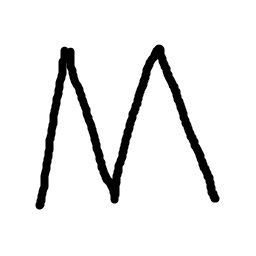
#> input picture swarmBots/M.jpg, 256 x 256 px
$ python file1.py   (Python 2 division)   (older library calls are emulated)
#> lines starting #> are read from the running program, lines starting #| are printed output that depends on the picture; after the words box and inside, x2 and y2 are one past the last pixel; in counts of white or black regions, pixels touching at a corner belong together
from PIL import Image

img  = Image.open('M.jpg')
#> img is the input picture: PIL image 256x256 RGB; min 0, max 255, mean 234.7
img = img.resize((64,64),Image.ANTIALIAS)
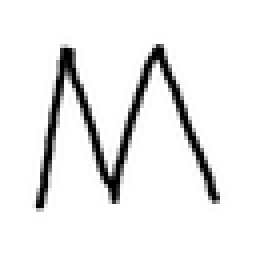
#> img: PIL image 64x64 RGB (shown 4 times larger); min 0, max 255, mean 234.7
pix = img.load()
size = img.size
#> size = (64, 64)
print size
#| (64, 64)
for i in range(size[0]):
	for j in range(size[1]):
		if sum(pix[j,i])>100:
			pix[j,i] = (255,255,255)
			print "-",
		else:
			pix[j,i] = (0,0,0)
			print "0",
	print ""
img.save("outpic.jpg")
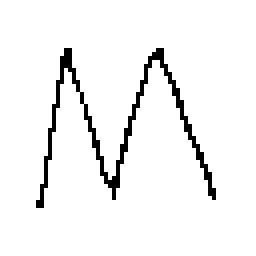
#> saved as outpic.jpg: PIL image 64x64 RGB (shown 4 times larger); 95% white; black in thin lines or dots, all inside (x1, y1, x2, y2) = (9, 12, 54, 52)

$ run again, with swarmBots/P.jpg copied over swarmBots/M.jpg
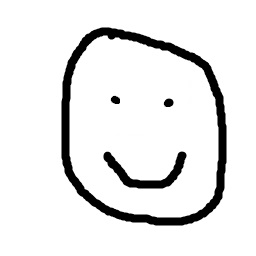
#> input picture swarmBots/P.jpg, 256 x 256 px
#> img is the input picture: PIL image 256x256 RGB; min 0, max 255, mean 232.3
#> `img = img.resize((64,64),Image.ANTIALIAS)`:
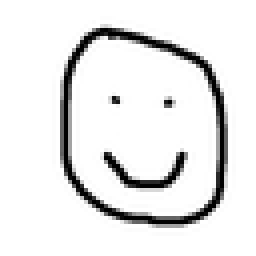
#> img: PIL image 64x64 RGB (shown 4 times larger); min 0, max 255, mean 232.2
#| (64, 64)
#> `img.save("outpic.jpg")`:
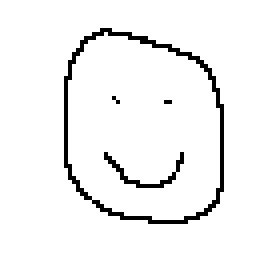
#> saved as outpic.jpg: PIL image 64x64 RGB (shown 4 times larger); 94.8% white; black in thin lines or dots, all inside (x1, y1, x2, y2) = (16, 7, 56, 56)

$ run again, with swarmBots/input.jpg copied over swarmBots/M.jpg
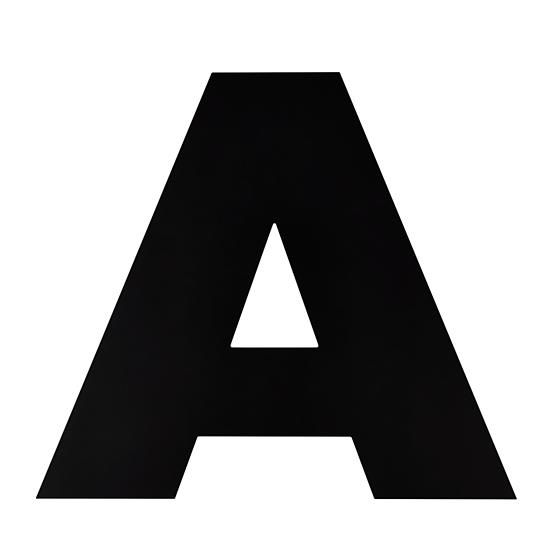
#> input picture swarmBots/input.jpg, 550 x 550 px
#> img is the input picture: PIL image 550x550 RGB; mean R, G, B 163.2, 163, 163.2
#> `img = img.resize((64,64),Image.ANTIALIAS)`:
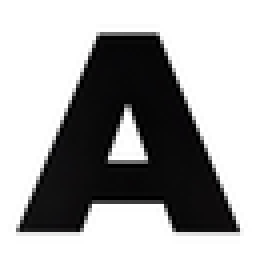
#> img: PIL image 64x64 RGB (shown 4 times larger); mean R, G, B 162.8, 162.7, 162.8
#| (64, 64)
#> `img.save("outpic.jpg")`:
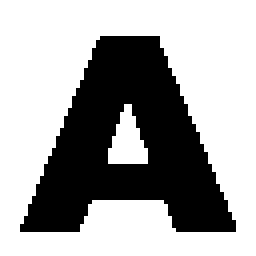
#> saved as outpic.jpg: PIL image 64x64 RGB (shown 4 times larger); 64.9% white; 1 black region, box (x1, y1, x2, y2) and area: (5, 9, 59, 58) 1438
